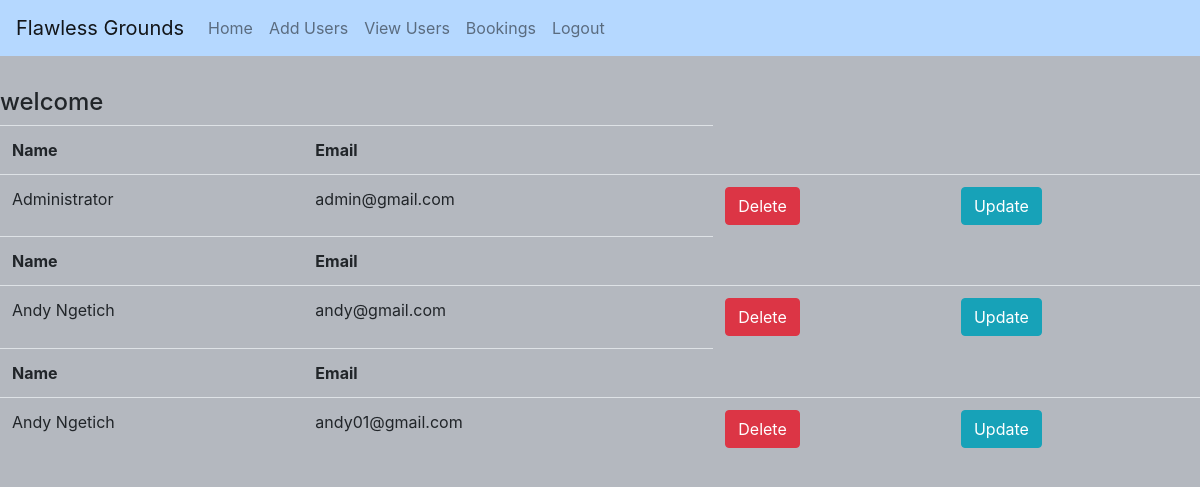
Screenshot of /view_users with the database file from the repository.
### databases.py (models this page shows)
class Users(Model):
    name = CharField()
    email = CharField(unique=True)
    password = CharField()
    class Meta:
        database = db

### app.py (the view)
@app.route('/view_users')
def admin():
    users = Users.select()
    return render_template("admin.html", users=users)

### templates/admin.html (shortened to what this page needs)
<!DOCTYPE html>
<html lang="en">
<head>
    <link rel="stylesheet" href="../static/bootstrap/css/bootstrap.css">
</head>
<body>
    <nav class="menu navbar navbar-expand-md bg-info navbar-light">
      <a class="navbar-brand" href="#">Flawless Grounds</a>
  <div class="menu">
    <ul class="navbar-nav">
      <li class="nav-item">
        <a class="nav-link" href="admin">Home</a>
      </li>
      <li class="nav-item">
        <a class="nav-link" href="/add_users">Add Users</a>
      </li>
      <li class="nav-item">
        <a class="nav-link" href="/view_users">View Users</a>
      </li>
      <li class="nav-item">
        <a class="nav-link" href="/bookings">Bookings</a>
      </li>
      <li class="nav-item">
        <a class="nav-link" href="/logout">Logout</a>
      </li>
    </ul>
  </div>
</nav>
<h4>welcome {{ session.name }}</h4>
    <table class = "table table-hover table-hover">
        {% for user in users %}
        <tr>
            <th>Name</th>
            <th>Email</th>
        </tr>
        <tr>
            <td>{{ user.name }}</td>
            <td>{{ user.email }}</td>
            <td><a href = "/delete_users/{{ user.id }}" class="btn btn-danger">Delete</a></td>
            <td><a href="/update_user/{{ user.id }}" class="btn btn-info">Update</a></td>
        </tr>
        {% endfor %}
    </table>
</body>
</html>

### rows the page displays
Users: name "Administrator", email "admin@gmail.com"
Users: name "Andy Ngetich", email "andy@gmail.com"
Users: name "Andy Ngetich", email "andy01@gmail.com"
